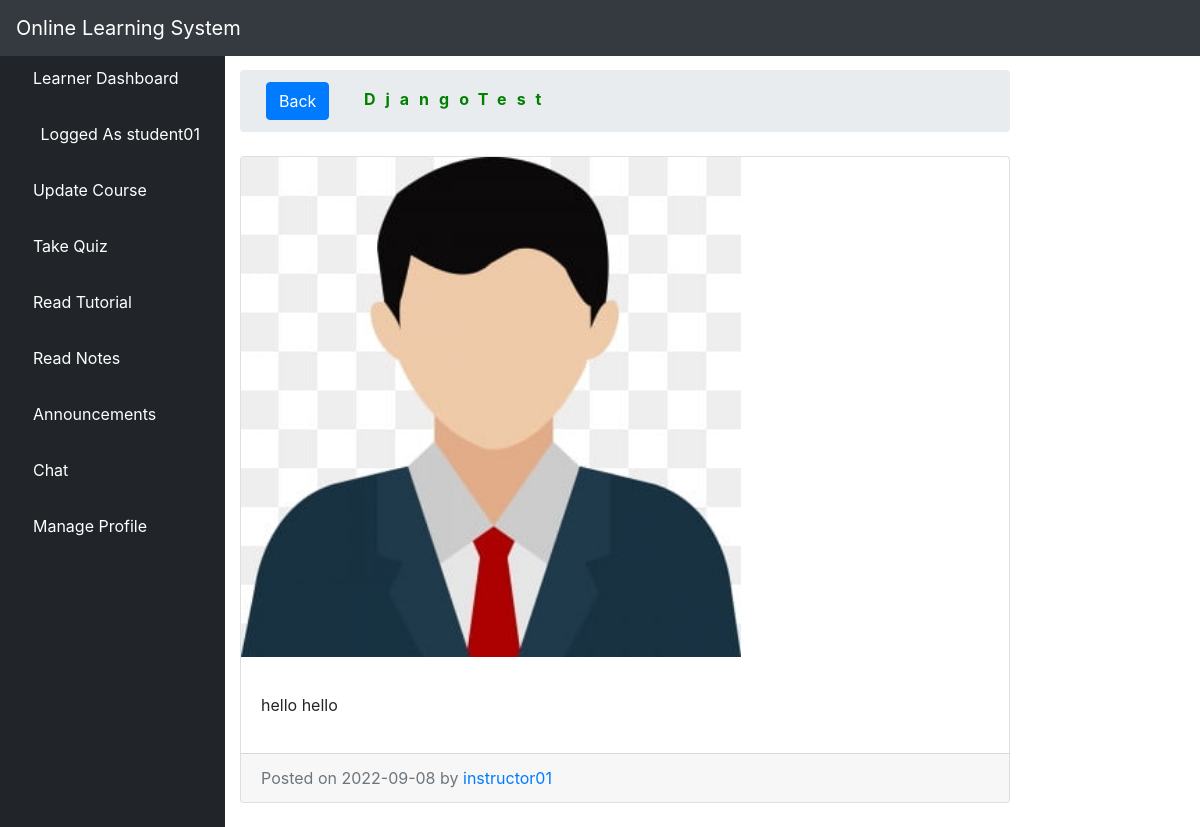
The page /tutorials/2/ (signed in) on the database its author committed.
### elearn/models.py (models this page shows)
class User(AbstractUser):
    is_learner = models.BooleanField(default=False)
    is_instructor = models.BooleanField(default=False)
    is_admin = models.BooleanField(default=False)

class Tutorial(models.Model):
    title = models.CharField(max_length=50)
    content = models.TextField()
    thumb = models.ImageField(upload_to='', null=True, blank=True)
    course = models.ForeignKey(Course, on_delete=models.CASCADE, default='')
    created_at = models.DateTimeField(auto_now_add=True)
    user = models.ForeignKey(User, on_delete=models.CASCADE)
    video = EmbedVideoField(blank=True, null=True)

### elearn/views.py (the view)
# urls.py: path('tutorials/<int:pk>/', views.LTutorialDetail.as_view(), name = "tutorial-detail"),
class LTutorialDetail(LoginRequiredMixin, DetailView):
    model = Tutorial
    template_name = 'dashboard/learner/tutorial_detail.html'

### elearn/templates/dashboard/learner/tutorial_detail.html (shortened to what this page needs)
{% extends 'dashboard/learner/base.html' %}
{% load static %}
{% block body %}
      <div class="col-md-8" style="padding-top: 20px">
           <ol class="breadcrumb">
                <li class="breadcrumb-item">
                  <a href="{% url 'ltutorial' %}" style="padding-left: 10px">
                            <button type="submit" class="btn btn-primary">Back</button>
                            </a>
                    <a href="" style="color: green; font-weight: bold; letter-spacing: 10px; padding-left: 30px">{{ object.title }} </a>
                </li>
            </ol>
        <div class="card mb-4">
          {% if object.thumb %}
              <img src="{{ object.thumb.url }}" alt="{{ object.title }}" style="width:500px; height:500px">
          {% else %}
                <p></p>
          {% endif %}
          <div class="card-body">
            <p class="card-text">{{ object.content|linebreaks }}</p>
          </div>
          <div class="card-footer text-muted">
            Posted on {{ object.created_at }} by
            <a href="#">{{ object.user.username }}</a>
          </div>
        </div>
      </div>
{% endblock %}

### elearn/templates/dashboard/learner/base.html (shortened to what this page needs)
<!DOCTYPE html>
<html lang="en">
<head>
    {% load static %}
    <link href="{% static 'vendor/fontawesome-free/css/all.min.css' %}" rel="stylesheet" type="text/css">
    <link href="{% static 'vendor/datatables/dataTables.bootstrap4.css' %}" rel="stylesheet">
    <link href="{% static 'css/sb-admin.css' %}" rel="stylesheet">
</head>
<body id="page-top">
<nav class="navbar navbar-expand navbar-dark bg-dark fixed-top">
    <a class="navbar-brand mr-1 text-white" href="">Online Learning System</a>
    <button class="btn btn-link btn-sm text-white order-1 order-sm-0" id="sidebarToggle" href="#">
        <i class="fas fa-bars"></i>
    </button>
    <ul class="navbar-nav ml-auto ml-md-0">
        <li class="nav-item dropdown no-arrow">
            <a class="nav-link dropdown-toggle" href="#" id="userDropdown" role="button" data-toggle="dropdown" aria-haspopup="true" aria-expanded="false">
                <i class="fas fa-user-circle fa-fw text-primary"></i>
            </a>
        </li>
    </ul>
</nav>
<div id="wrapper" style="padding-top: 50px;">
<ul class="sidebar navbar-nav">
    <li class="nav-item active">
        <a class="nav-link" href="{% url 'learner' %}">
         <i class="fa fa-home" aria-hidden="true"></i>
            <span>Learner Dashboard</span>
        </a>
    </li>
    <li class="nav-item active">
        <a class="nav-link" href="">
            <i class="fas fa-user-circle fa-fw text-primary"></i>
            <span>Logged As {{ user.username }}</span>
        </a>
    </li>
         <li class="nav-item">
        <a class="nav-link" href="{% url 'interests' %}">
            <i class="fa fa-folder-open"></i>
            <span style="color: white">Update Course</span>
        </a>
    </li>
        <li class="nav-item">
        <a class="nav-link" href="{% url 'lquiz_list' %}">
            <i class="fas fa-book"></i>
            <span style="color: white">Take Quiz</span>
        </a>
    </li>
     <li class="nav-item">
        <a class="nav-link" href="{% url 'ltutorial' %}">
            <i class="fas fa-book-reader text-default"></i>
            <span style="color: white">Read Tutorial</span>
        </a>
    </li>
      <li class="nav-item">
        <a class="nav-link" href="{% url 'llnotes' %}">
            <i class="fas fa-pen" aria-hidden="true"></i>
            <span style="color: white">Read Notes</span>
        </a>
    </li>
    <li class="nav-item">
        <a class="nav-link" href="{% url 'ilchat' %}">
        <i class="fas fa-bell"></i>
            <span style="color: white">Announcements</span>
        </a>
    </li>
    <li class="nav-item">
        <a class="nav-link" href="{% url 'chat-student' %}">
            <i class="fas fa-sms" aria-hidden="true"></i>
            <span style="color: white">Chat</span>
        </a>
    </li>
      <li class="nav-item dropdown no-arrow">
                            <a class="nav-link dropdown-toggle" data-toggle="dropdown" aria-haspopup="true" aria-expanded="false" href="">
            <i class="fas fa-user text-default"></i>
            <span style="color: white">Manage Profile</span>
        </a>
        </li>
</ul>
    {% block body %}{% endblock %}
</div>

### rows shown on the page
User: username "student01"
Tutorial: title "DjangoTest", thumb (picture), content "hello hello", created_at "2022-09-08", user.username "instructor01"
